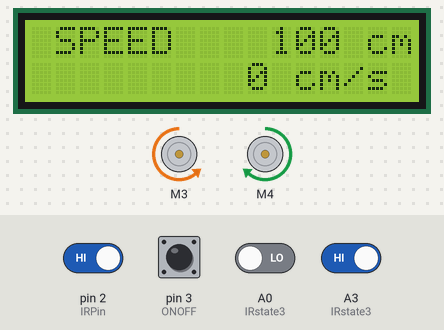
Bench run of a sketch on a simulated Arduino Uno, built with avr-gcc and run on an emulated ATmega328P. Shown: 2 × DC motor (green arrow = forward, orange = backward, longer = faster), 16×2 character LCD. Inputs (shaded band) come from the test bench; at power-on: A3 (IRstate3), pin 2 (IRPin), pin 3 (ONOFF) HIGH, A0 (IRstate3) LOW.

Above: at 1.6 s.
1.7 s: pin 3 (ONOFF) pulled LOW for 0.15 s
At 3.0 s:
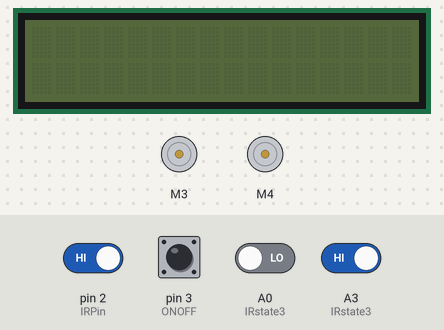
3.3 s: pin 3 (ONOFF) pulled LOW for 1 s
At 5.1 s:
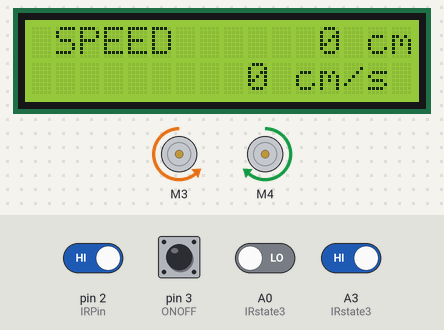
6.8 s: pin 2 (IRPin) driven LOW
At 8.1 s:
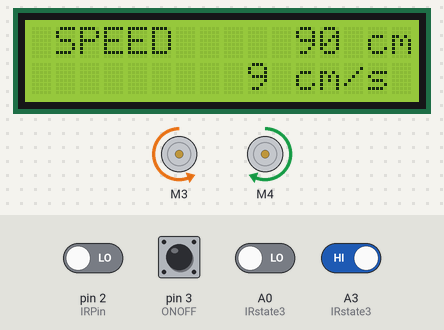
9.8 s: pin 2 (IRPin) driven HIGH
At 10.8 s:
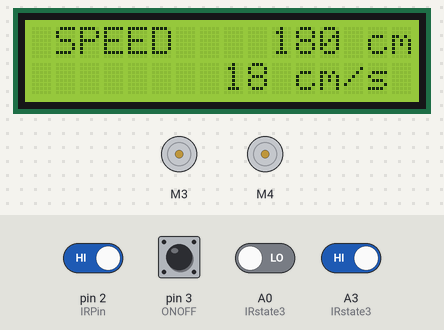
12.8 s: A0 (IRstate3) driven HIGH
At 14.1 s:
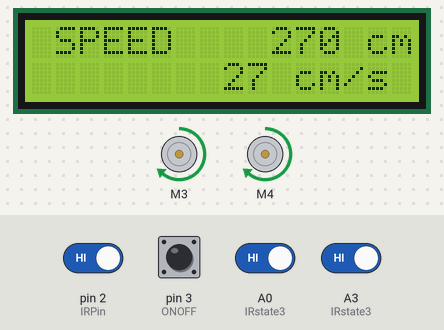
15.8 s: A3 (IRstate3) driven LOW
At 16.8 s:
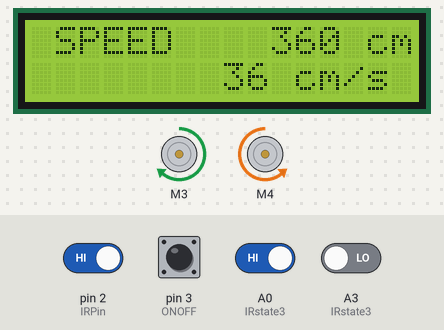
Timing chart, 0 to 18.8 s (numbered marks = the images above; inputs shaded):
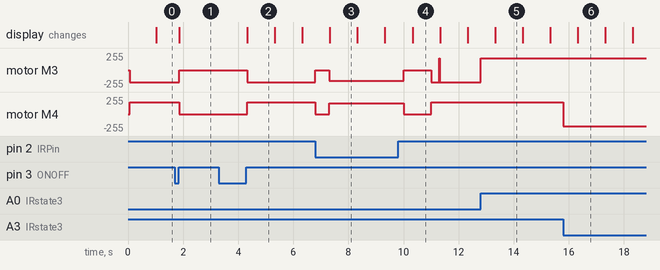

Measured:
- after the input at 1.7 s, motor M3: backward 180/255 → stopped after 0.15 s; motor M4: forward 180/255 → stopped after 0.15 s; the display: changes after 0.15 s (image 1)
- after the input at 3.3 s, motor M3: stopped → backward 180/255 after 1.0 s; motor M4: stopped → forward 180/255 after 1.0 s; the display: changes after 1.0 s (image 2)
- after the input at 6.8 s, motor M3: backward 180/255 → stopped at once, → backward 160/255 0.50 s later; motor M4: forward 180/255 → stopped at once, → forward 160/255 0.50 s later
- after the input at 9.8 s, motor M3: backward 160/255 → stopped after 0.20 s, → backward 180/255 1.0 s later; motor M4: forward 160/255 → stopped after 0.20 s, → forward 180/255 1.0 s later
- after the input at 12.8 s, motor M3: backward 180/255 → forward 180/255 at once
- after the input at 15.8 s, motor M4: forward 180/255 → backward 180/255 at once
- what the display in image 2 shows lasts 1.0 s, from 4.3 s to 5.3 s

The sketch:

Integration_V1.ino
```cpp
#include <AFMotor.h>
#include <SoftwareSerial.h>
#include <LiquidCrystal_I2C.h>     // LCD 1602 I2C용 라이브러리
// #include <Wire.h>                  // i2C 통신을 위한 라이브러리

#define IRPin 2
#define ONOFF 3  // 터치센서
// #define LED_R 10
// #define LED_L 9

LiquidCrystal_I2C lcd(0x27, 16, 2); // 접근주소: 0x3F or 0x27

// 모터드라이버 L293D  3: M3에 연결,  4: M4에 연결
AF_DCMotor motor_L(3);
AF_DCMotor motor_R(4);

// 장애물 회피 관련 변수 선언
int obstacle_flag = 0;
bool no_repetition = 0;
unsigned long time_lcdprevious, time_previous, time_current;

// lcd 관련 변수 선언
bool init_flag=0;
bool onoff_flag=0;
int operation_state = 1;
bool mode = 1;
int distance = 100;
int velocity = 0;
int digit_distance = 12;
int digit_velocity = 9;
bool mode_tmp = 1;
int digit_distance_tmp = 0;
int digit_velocity_tmp = 0;
int setcursor_tmp = 0;
String string_mode;
String string_distance;
String string_velocity;

// 셋업
void setup(){
    // Serial set
    // Serial.begin(9600);     //시리얼 통신을 초기화합니다.

    // IRPin set
    pinMode(IRPin, INPUT);  // IRPin을 입력으로 설정합니다.
    attachInterrupt(digitalPinToInterrupt(IRPin), obstacle_detected, CHANGE);

    // Motor set
    motor_L.setSpeed(180);              // 왼쪽 모터의 속도
    motor_L.run(RELEASE);
    motor_R.setSpeed(180);              // 오른쪽 모터의 속도
    motor_R.run(RELEASE);
    time_previous = millis();
    time_current = millis();
    time_lcdprevious = millis();

    // LCD set
    lcd.init();  // LCD 초기화
    lcd.backlight();
    pinMode(ONOFF, INPUT);
    digitalWrite(ONOFF, INPUT_PULLUP);
    attachInterrupt(digitalPinToInterrupt(ONOFF), onoff, CHANGE);

    // LED set
    // pinMode(LED_R, OUTPUT);
    // pinMode(LED_L, OUTPUT);
}

// void LED_RIGHT()
// {
//     digitalWrite(LED_R, HIGH);
//     digitalWrite(LED_L, LOW);
// }

// void LED_LEFT()
// {
//     digitalWrite(LED_R, LOW);
//     digitalWrite(LED_L, HIGH);
// }

// void LED_STRAIGHT()
// {
//     digitalWrite(LED_R, HIGH);
//     digitalWrite(LED_L, HIGH);
// }

// void LED_STOP()
// {
//     digitalWrite(LED_R, LOW);
//     digitalWrite(LED_L, LOW);
// }

// 자릿수 체크
int digit_check(int num)
{
    if(num == 0) return 1;

    int cnt = 0;
    while(num!=0){
        num/=10;
        cnt++;
    }
    return cnt;
}

// 주행거리 입력
void writeLCD_distance()
{
    setcursor_tmp = 13 - digit_distance;
    lcd.setCursor(setcursor_tmp,0);
    lcd.print(string_distance);
    lcd.setCursor(14,0);
    lcd.print("cm");
}

// 속도 입력
void writeLCD_velocity()
{
    setcursor_tmp = 10 - digit_velocity;
    lcd.setCursor(setcursor_tmp, 1);
    lcd.print(string_velocity);
    lcd.setCursor(11,1);
    lcd.print("cm/s");
}

// 모드 입력
void writeLCD_mode()
{
    lcd.setCursor(1,0);
    if(mode){
        lcd.print("SPEED");
    }
    else {
        lcd.print("SAFETY");
    }
}

// LCD 클러스터
void cluster()
{
    lcd.backlight();

    if(init_flag==1) lcd.clear();
    if(distance < 0) distance = 0;
    if(velocity < 0) velocity = 0;

    digit_distance = digit_check(distance);  // 현재 distance 자릿 수를 저장
    digit_velocity = digit_check(velocity);  // 현재 velocity 자릿 수를 저장

    if(digit_distance < digit_distance_tmp) lcd.clear();
    if(digit_velocity < digit_velocity_tmp) lcd.clear();
    // if(mode != mode_tmp) lcd.clear();

    string_distance = String(distance);
    string_velocity = String(velocity);
    string_mode = String(mode);

    lcd.clear();
    writeLCD_mode();
    writeLCD_distance();
    writeLCD_velocity();

    // test용
    distance += 30;
    velocity += 3;

    digit_distance_tmp = digit_distance;
    digit_velocity_tmp = digit_velocity;
    // mode_tmp = mode;

}

// 동작 on/off 인터럽트 함수
void onoff()
{
    if(digitalRead(ONOFF) == HIGH)
    {
        if(onoff_flag==0)
        {
            onoff_flag = 1;
            operation_state = -operation_state;
            distance = 0;
            velocity = 0;
            // Serial.println(onoff_flag);
        }
        else{}
    }
    else
    {
        onoff_flag = 0;
        // Serial.println(onoff_flag);
    }
}

// 라인트레이싱 함수
void car()
{
    int val1 = digitalRead(A0);    // 라인센서1
    int val2 = digitalRead(A3);    // 라인센서2

    if (val1 == 1 && val2 == 1) {           // 직진
        motor_L.run(FORWARD);
        motor_R.run(FORWARD);
        // LED_STRAIGHT();
    }
    else if (val1 == 1 && val2 == 0) {      // 우회전
        motor_L.run(FORWARD);
        motor_R.run(BACKWARD);
        // LED_RIGHT();
    }
    else if (val1 == 0 && val2 == 1) {      // 좌회전
        motor_L.run(BACKWARD);
        motor_R.run(FORWARD);
        // LED_LEFT();
    }
    else if (val1 == 0 && val2 == 0){}      // 이전 상태 유지
    time_previous = millis();
}

// IR센서 인터럽트 함수
void obstacle_detected()
{
    // HIGH->LOW 장애물감지함
    if(digitalRead(IRPin) == LOW)
    {
        if( no_repetition == 0)
        {
            no_repetition = 1;
            obstacle_flag = 1;
        }
    }
    // LOW -> HIGH 장애물감지벗어남
    else if(digitalRead(IRPin) == HIGH)
    {
        no_repetition = 0;
        obstacle_flag = 3;
    }
}

// 500ms 정지
void IRstate1()
{
    motor_L.run(RELEASE);
    motor_R.run(RELEASE);
    // LED_STOP();
    if(time_current - time_previous > 500)
    {
        time_previous = millis();
        obstacle_flag = 2;
    }
}

// 좌로회전(장애물 감지 벗어날 때까지)
void IRstate2()
{
    motor_L.setSpeed(160);
    motor_R.setSpeed(160);
    motor_L.run(BACKWARD);
    motor_R.run(FORWARD);
    // LED_LEFT();
    time_previous = millis();
}

// 좌로 좀더 회전 -> 정지 -> 전진하면서 라인유무체크 -> 정지
void IRstate3()
{
    if(time_current - time_previous <= 200)  // 300ms 좌로 회전
    {
        motor_L.run(BACKWARD);
        motor_R.run(FORWARD);
        // LED_LEFT();
    }
    else if(time_current - time_previous <= 700)  // 500ms 정지
    {
        motor_L.run(RELEASE);
        motor_R.run(RELEASE);
        // LED_STOP();
    }
    else if(time_current - time_previous <= 1300) // 500ms 전진
    {
        motor_L.run(FORWARD);
        motor_R.run(FORWARD);
        // LED_STRAIGHT();
        int val1_check = digitalRead(A0);    // 라인센서1
        int val2_check = digitalRead(A3);    // 라인센서2
        if(val1_check == 1 || val2_check == 1)  // 1이면 감지
        {
            obstacle_flag = 4;
            time_previous = millis();
        }
    }
    else if(time_current - time_previous <= 1800)  // 500ms 정지
    {
        motor_L.run(RELEASE);
        motor_R.run(RELEASE);
        // LED_STOP();
    }
    else if(time_current - time_previous > 1800)  // 다음 상태 진입
    {
        obstacle_flag = 5;
    }
}

// 라인 발견 시 300ms 좌로 회전
void IRstate4()
{
    if(time_current - time_previous <= 500)
    {
        motor_L.run(RELEASE);
        motor_R.run(RELEASE);
        // LED_STOP();
    }
    else if(time_current - time_previous <= 800)
    {
        motor_L.setSpeed(180);
        motor_R.setSpeed(180);
        motor_L.run(BACKWARD);
        motor_R.run(FORWARD);
        // LED_LEFT();
    }
    else if(time_current - time_previous > 800)
    {
        obstacle_flag = 0;
        motor_L.run(FORWARD);
        motor_R.run(FORWARD);
        // LED_STRAIGHT();
        time_previous = millis();
    }
}

// 라인 미감지시 우측으로 돌기
// 장애물 감지 후 인터럽트 들어오면 obstacle_flag = 1
void IRstate5()
{
    motor_L.setSpeed(160);
    motor_R.setSpeed(160);
    motor_L.run(FORWARD);
    motor_R.run(BACKWARD);
    // LED_RIGHT();
    time_previous = millis();
}

// 메인 루프
void loop()
{
    // Serial.println(obstacle_flag);

    // ON 상태
    if(operation_state == 1)
    {
        time_current = millis();

        // LCD cluster
        if(time_current - time_lcdprevious >= 1000){  // 1초에 한 번씩 동작
            time_lcdprevious = time_current;
            cluster();
        }

        // 장애물 회피
        if(obstacle_flag==0){  // 일반 주행
            car();
        }
        else if(obstacle_flag==1){  // 500ms 정지
            IRstate1();
        }
        else if(obstacle_flag == 2){  // 좌로 회전(장애물 인식 벗어나기 위해)
            IRstate2();
        }
        else if(obstacle_flag == 3){  // 좌로 500ms 더 회전, 500ms 정지, 500ms 전진
            IRstate3();
        }
        else if(obstacle_flag == 4){  // 좌로 살짝 회전
            IRstate4();
        }
        else if(obstacle_flag == 5){  // 우로 회전(장애물 인식하기 위해)
            IRstate5();
        }
    }
    // OFF상태
    else if(operation_state == -1)
    {
        motor_L.run(RELEASE);
        motor_R.run(RELEASE);
        lcd.clear();
        lcd.noBacklight();
        // LED_STOP();
    }
}
```
